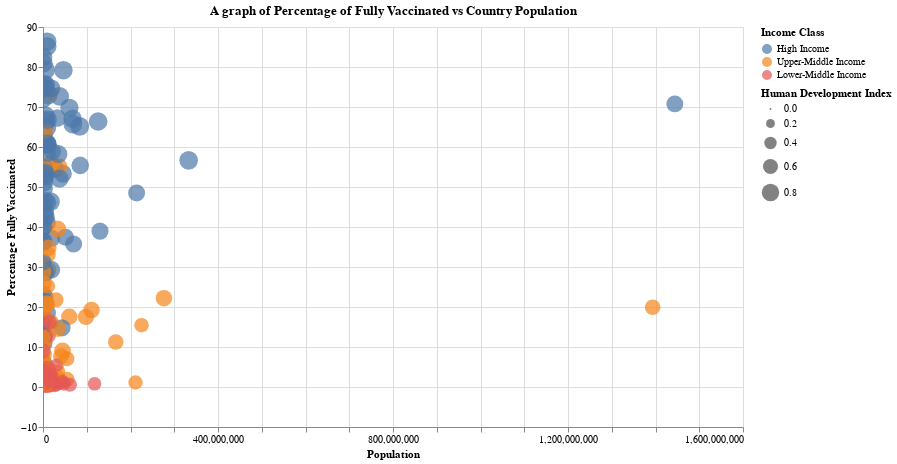

This figure's notebook cell:
### Markdown cell above
### Insights on Percentage Vaccinated vs Population size
The graph of Percentage Vaccinated vs Population shows that the Percentage of vaccinated is almost independent of the population size but instead more dependent on the country's access to vaccine. This is seen from the outliers (China & India) with very close population size 1444216102 and 1393409033 respectively, but have a wider gap in there vaccinated percentages with China 70.78% and India 19.93%

### Code cell
alt.Chart(vax_gni).mark_circle().encode(
    alt.X('Population', scale=alt.Scale(zero=False)),
    alt.Y('Percentage Fully Vaccinated', scale=alt.Scale(zero=False, padding=1)),
    alt.Color('Income Class', sort=['High Income', 'Upper-Middle Income', 'Lower-Middle Income']),
    size='Human Development Index',
    tooltip=['Location', 'GNI', 'Income Class', 'Percentage Fully Vaccinated', 'Population']
).interactive().properties(height=400, width=700, title='A graph of Percentage of Fully Vaccinated vs Country Population')

### Figure 1 — Vega-Lite specification as saved in the notebook (floating-point values rounded to 4 significant figures; data arrays with more than 128 entries replaced by an {"elided": "..."} marker saying what was removed)
{"config": {"view": {"continuousWidth": 400, "continuousHeight": 300}}, "data": {"name": "data-80b800ee0a96e56453e5a2d49500909a"}, "mark": "circle", "encoding": {"color": {"type": "nominal", "field": "Income Class", "sort": ["High Income", "Upper-Middle Income", "Lower-Middle Income"]}, "size": {"type": "quantitative", "field": "Human Development Index"}, "tooltip": [{"type": "nominal", "field": "Location"}, {"type": "quantitative", "field": "GNI"}, {"type": "nominal", "field": "Income Class"}, {"type": "quantitative", "field": "Percentage Fully Vaccinated"}, {"type": "quantitative", "field": "Population"}], "x": {"type": "quantitative", "field": "Population", "scale": {"zero": false}}, "y": {"type": "quantitative", "field": "Percentage Fully Vaccinated", "scale": {"padding": 1, "zero": false}}}, "height": 400, "selection": {"selector017": {"type": "interval", "bind": "scales", "encodings": ["x", "y"]}}, "title": "A graph of Percentage of Fully Vaccinated vs Country Population", "width": 700, "$schema": "https://vega.github.io/schema/vega-lite/v4.8.1.json", "datasets": {"data-80b800ee0a96e56453e5a2d49500909a": {"elided": "163 records"}}}
